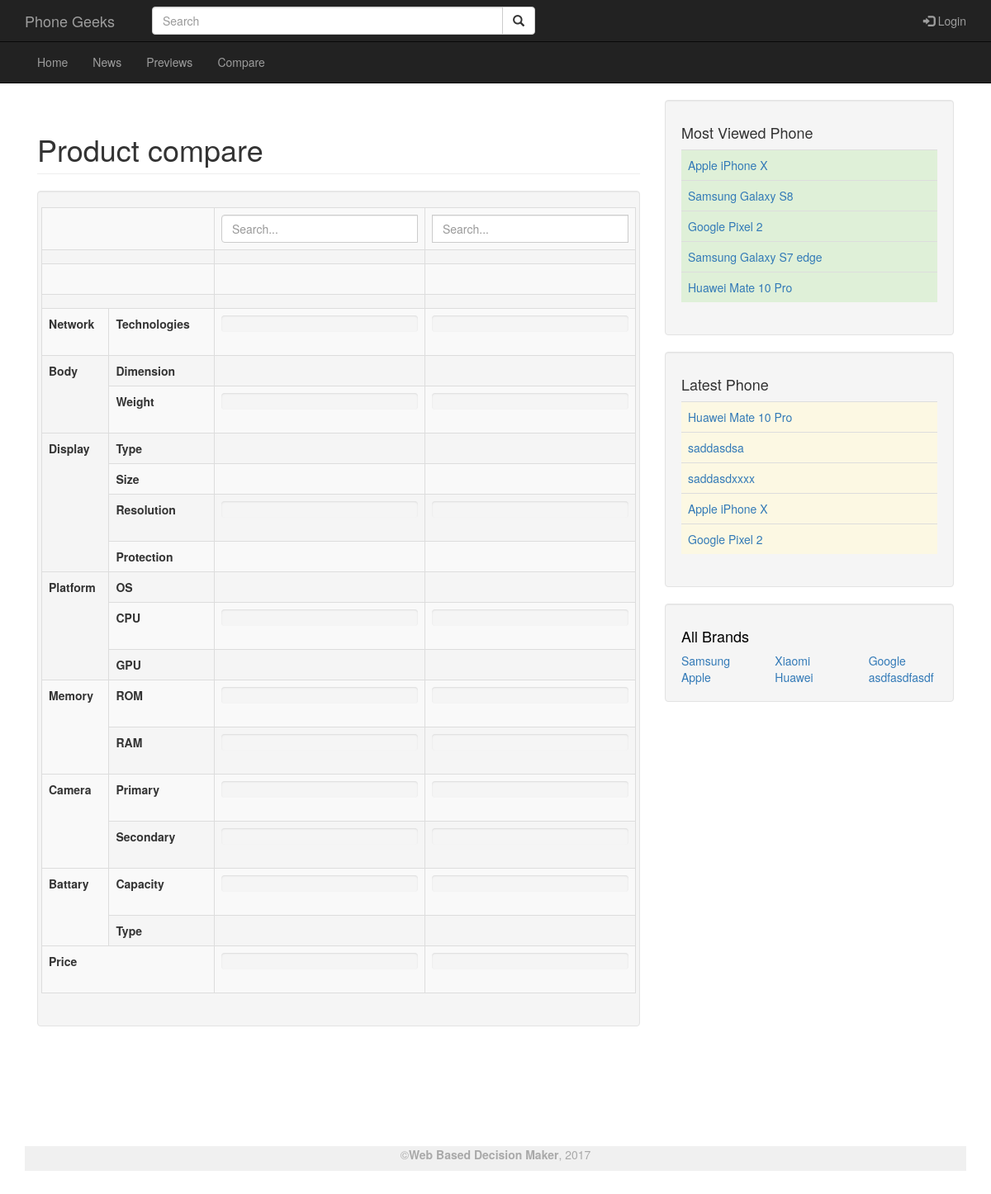
The app's page /?product_compare with its own data.
### tables this page shows
CREATE TABLE `phone` (
  `id` int(11) NOT NULL,
  `name` varchar(100) NOT NULL,
  `brand` varchar(15) NOT NULL,
  `image` varchar(200) NOT NULL,
  `launch` date NOT NULL,
  `g2` int(11) NOT NULL,
  `g3` int(11) NOT NULL,
  `g4` int(11) NOT NULL,
  `dim` varchar(25) NOT NULL,
  `weight` int(11) NOT NULL,
  `disp_type` varchar(20) NOT NULL,
  `size` double NOT NULL,
  `resolution` int(11) NOT NULL,
  `protection` varchar(50) NOT NULL,
  `OS` varchar(25) NOT NULL,
  `CPU` varchar(100) NOT NULL,
  `core` int(11) NOT NULL,
  `clock` double NOT NULL,
  `vrate` int(11) NOT NULL,
  `GPU` varchar(20) NOT NULL,
  `front` double NOT NULL,
  `back` double NOT NULL,
  `battary` int(11) NOT NULL,
  `b_type` varchar(50) NOT NULL,
  `ram` int(11) NOT NULL,
  `rom` int(11) NOT NULL,
  `price` int(11) NOT NULL,
  `design` double NOT NULL,
  `perform` double NOT NULL,
  `cam` double NOT NULL,
  `batt` double NOT NULL,
  `rate` double NOT NULL,
  `view` int(11) NOT NULL,
  `count` int(11) NOT NULL
);

### lib/data_access_helper.php (called while the page is built, shortened)
<?php
	$serverName = "localhost";
	$userName = "root";
	$password = "";
	$dbName = "sp2";
	function executeQuery($query){
		global $serverName, $userName, $password, $dbName;
		$result = false;
		$connection = mysqli_connect($serverName, $userName, $password, $dbName);
		if($connection){
			$result = mysqli_query($connection, $query);
		}
		return $result;
	}
?>

### data/product_data_access.php (called while the page is built, shortened)
<?php require_once(APP_ROOT."/lib/data_access_helper.php"); ?>
<?php
	function getBrandsDb(){
		$query = "SELECT DISTINCT brand FROM phone";
		$result = executeQuery($query);
		$brand = array();
		if($result){
			for($i=0; $row = mysqli_fetch_assoc($result); ++$i) {
				$brand[$i] = $row['brand'];
			}
		}
		return $brand;
	}
	function getLeatestProductDb(){
		$query = "SELECT id, name FROM phone ORDER BY launch DESC LIMIT 5";
		$result = executeQuery($query);
		$product = array();
		if($result){
			for($i=0; $row = mysqli_fetch_assoc($result); ++$i) {
				$product[$i] = $row;
			}
		}
		return $product;
	}
	function getHitProductDb(){
		$product = array();
		$query = "SELECT id, name FROM phone ORDER BY view DESC LIMIT 5";
		$result = executeQuery($query);
		if($result){
			for($i=0; $row = mysqli_fetch_assoc($result); ++$i) {
				$product[$i] = $row;
			}
		}
		return $product;
	}
?>

### core/product_service.php (called while the page is built, shortened)
<?php
require_once(APP_ROOT."/data/product_data_access.php");
	function getBrands(){
		return getBrandsDb();
	}
	function getLeatestProduct(){
		return getLeatestProductDb();
	}
	function getHitProduct(){
		return getHitProductDb();
	}
?>

### app/view/right_panel.php (the view)
<?php
$popularProduct=getHitProduct();
$leatestProduct=getLeatestProduct();
$brands=getBrands();
?>
            </div>
            <div class="col-md-4">
                <div class="well">
                    <h4>Most Viewed Phone</h4>
                        <div class="table-responsive">
                                <table class="table">
                                    <tbody>
									<?php
									foreach($popularProduct as $pp){
									?>
                                        <tr class="success">
                                            <td><a href="<?= ROOT ?>/?view_product=<?=$pp['id']?>"><?=$pp['name']?></a></td>
                                        </tr>
									<?php
									}
									?>
                                    </tbody>
                                </table>
                            </div>
                </div>
                <div class="well">
                    <h4>Latest Phone</h4>
                        <div class="table-responsive">
                                <table class="table">
                                    <tbody>
									<?php
									foreach($leatestProduct as $lp){
									?>
                                        <tr class="warning">
                                            <td><a href="<?= ROOT ?>/?view_product=<?=$lp['id']?>"><?=$lp['name']?></a></td>
                                        </tr>
									<?php
									;}
									?>
                                    </tbody>
                                </table>
                            </div>
                </div>
				<div class="well">
							<h4 style="color:black; text-decoration:none;">All Brands</h4>
							<div class="row">
							<?php
							foreach($brands as $brand){
							?>
								<div class="col-sm-4 col-lg-4 col-md-4">
									<a href="<?=ROOT?>/?product_search=<?=$brand?>"><?=$brand?></a>
								</div>
							<?php
							;}
							?>
							</div>
				</div>
            </div>

### css/blog-home.css (style rules this page uses)
body { padding-top: 50px; }

### records on screen
phone: name "Apple iPhone X"
phone: name "Samsung Galaxy S8"
phone: name "Google Pixel 2"
phone: name "Samsung Galaxy S7 edge"
phone: name "Huawei Mate 10 Pro"
phone: name "saddasdsa"
phone: name "saddasdxxxx"

### other values on screen
$brand "Samsung"
$brand "Xiaomi"
$brand "Google"
$brand "Apple"
$brand "Huawei"
$brand "asdfasdfasdf"
